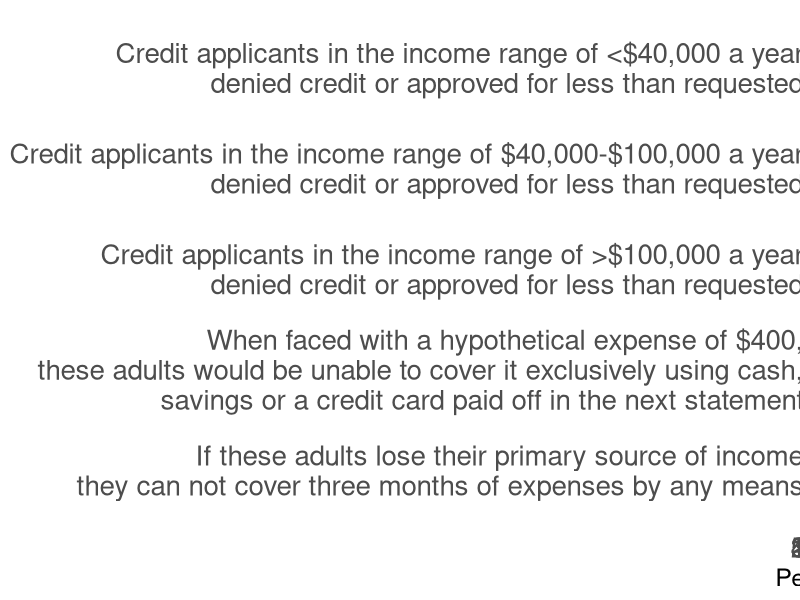

Source code (R):
#Graph Designer: Harriet Brookes Gray 
#Authors: Bowles, Foley and Halliday
#Title: Coordination, Conflict and Competition: A Text in Microeconomics

library(scales)
library(openxlsx)
library(ggplot2)
library(tidyverse)
library(shape)
pdf(file = "credit/credit_constraints.pdf", width = 18, height = 6)

#Set parameters for graphics
axislabelsize <- 1.8
labelsize <- 1.5
namesize <- 1.8
annotatesize <- 1.5
graphlinewidth <- 2
segmentlinewidth <- 1.5

COL <- c("#7fc97f", "#beaed4", "#fdc086", "#ffff99", "#386cb0", "#f0027f", "#bf5b17", "#666666")
COLA <- c("#e0f3db", "#99d8c9","#66c2a4","#41ae76", "#238b45", "#005824")
COLB <- c("#c6dbef", "#4eb3d3", "#2b8cbe", "#0868ac","#084081")
grays <- gray.colors(25, start = 1, end = 0)


# #Data 
# Income_range1 <- c("<40,000", "<40,000", "<40,000", "<40,000")
# Race1 <- c("White", "Black", "Hispanic", "Overall")
# Denied1 <- c(40,58,41,43)
# Approved1 <- c(52, 32, 51,49)
# Denied_Approved_less1 <- c(48,68,49,51)
# Approved_less1 <- c(8, 10, 8, 8)
# data1 <- cbind(Income_range1, Race1, Approved1, Denied1, Denied_Approved_less1, Approved_less1)
# 
# Income_range2 <- c("40,000-100,000", "40,000-100,000", "40,000-100,000", "40,000-100,000")
# Race2 <- c("White", "Black", "Hispanic", "Overall")
# Denied2 <- c(17,41,30,22)
# Approved2 <- c(78,43,61,71)
# Denied_Approved_less2 <- c(22,57,39,29)
# Approved_less2 <- c(5,16,9,7)
# data2 <- cbind(Income_range2, Race2, Approved2, Denied2, Denied_Approved_less2, Approved_less2)
# 
# Income_range3 <- c(">100,000", ">100,000", ">100,000", ">100,000")
# Race3 <- c("White", "Black", "Hispanic", "Overall")
# Denied3 <- c(7,19,17,9)
# Approved3 <- c(90,69,78,87)
# Denied_Approved_less3 <- c(10,31,22,13)
# Approved_less3 <- c(3,12,5,4)
# data3 <- cbind(Income_range3, Race3, Approved3, Denied3, Denied_Approved_less3, Approved_less3)
# 
# Income_range4 <- c("All", "All", "All", "All")
# Race4 <- c("White", "Black", "Hispanic", "Overall")
# Denied4 <- c(19,44,32,24)
# Approved4 <- c(76,43,60,69)
# Denied_Approved_less4 <- c(24,57,40,31)
# Approved_less4 <- c(5,13,8,7)
# data4 <- cbind(Income_range4, Race4, Approved4, Denied4, Denied_Approved_less4, Approved_less4)
# 
# credit_outcomes_mat <- rbind(data1,data2,data3,data4) 
# 
# credit_outcomes_df <- as.data.frame(credit_outcomes_mat)
# 
# credit_outcomes_df <- credit_outcomes_df %>%
#   rename("income_range" = "Income_range1", 
#          "race" = "Race1", 
#          "approved" = "Approved1",
#          "denied" = "Denied1", 
#          "denied_approved_less" = "Denied_Approved_less1", 
#          "approved_less" = "Approved_less1") %>%
#   gather(type, percent, c(denied, approved, denied_approved_less, approved_less)) 
# 
# credit_outcomes_df$percent <- as.numeric(credit_outcomes_df$percent)
# 
# #plot 1 - Denied and Approved but received less than requested. 
# 
# data_credit1 <- credit_outcomes_df %>%
#   filter(income_range != "All") %>%
#   filter(type != "denied_approved_less") %>%
#   filter(type != "approved") %>%
#   filter(race == "Overall")
# 
# data_credit1$income_range <- factor(data_credit1$income_range, levels = c("<40,000", "40,000-100,000", ">100,000"))
# 
# plot1 <- ggplot(data_credit1, aes(x=income_range, y = percent)) + 
#   geom_bar(stat="identity", position = "dodge", aes(fill = type))
# 
# plot1

# plot2 - 6 horizontal bars. 

# x <- c("<40,000", "40,000-100,000", "100,000<", "Cannot cover $400 sudden expense with cash, savings or credit card", "Cannot cover emergency expenses by any means", "Borrowing at credit card rates")
# y <- c(51,29, 13, 37, 30, 52)
# mat <- cbind(x, y)
# data <- as.data.frame(mat)
# data$y <- as.numeric(data$y)

x <- c("<40,000", "40,000-100,000", "100,000<", "Cannot cover $400 sudden expense with cash, savings or credit card", "Cannot cover emergency expenses by any means")
y <- c(0.51, 0.29, 0.13, 0.37, .30)
mat <- cbind(x, y)
data <- as.data.frame(mat)
data$y <- as.numeric(as.character(data$y))


#data$x <- factor(data$x, levels = c("<40,000", "40,000-100,000", "100,000<", "Can't cover $400 sudden expenses with cash, savings or credit card", "Cannot cover emergency expenses by any means", "Borrowing at credit card rates"))

data$x <- factor(data$x, levels = c("Cannot cover emergency expenses by any means", "Cannot cover $400 sudden expense with cash, savings or credit card", "100,000<", "40,000-100,000","<40,000"))

labels <- c(
"If these adults lose their primary source of income,\n they can not cover three months of expenses by any means.", 
"When faced with a hypothetical expense of $400, \n these adults would be unable to cover it exclusively using cash, \n savings or a credit card paid off in the next statement.", 
"Credit applicants in the income range of >$100,000 a year \n denied credit or approved for less than requested.", 
"Credit applicants in the income range of $40,000-$100,000 a year \n denied credit or approved for less than requested.",
"Credit applicants in the income range of <$40,000 a year \n denied credit or approved for less than requested.")


plot2 <- data %>% 
ggplot(aes(x = x, y = y)) + 
  geom_bar(stat = "identity", colour="#CD2825", fill = "#CD2825") + 
  scale_x_discrete(labels = labels) + 
  scale_y_continuous(breaks = seq(0, 1, by = 0.1), labels = scales::percent_format(accuracy = 5L))  +
  #scale_y_continuous(breaks = seq(0, 1, by = 0.1), labels = scales::percent) + 
  xlab("") +
  ylab("Percent") +
  theme_bw() + 
  theme(axis.title = element_text(size = 18),
        axis.text.y = element_text(size = 20),
        axis.text.x = element_text(size = 20),
        panel.grid.minor = element_blank()
  ) + 
  #theme(legend.position = c(0.8,0.85),
        #legend.text.align = 0,
        #axis.title = element_text(size = 20),
        #axis.title.y = element_blank(),
        #axis.text.y = element_text(size = 18),
        #legend.title = element_text(size = 16),
        #legend.text = element_text(size = 18),
        #legend.title = element_text(size = 18),
        #axis.text.x  = element_text(vjust = 0.5, size = 18)) + 
  #geom_text(
   # aes(x = group5, y = utility5, label = utility5, group = type5),
   # col = "black",
   # hjust = -0.5, size = 4,
   # position = position_dodge(width = 1),
   # inherit.aes = TRUE
  #) +
  #ylim(0, 160) +
  coord_flip()
plot2





dev.off()
